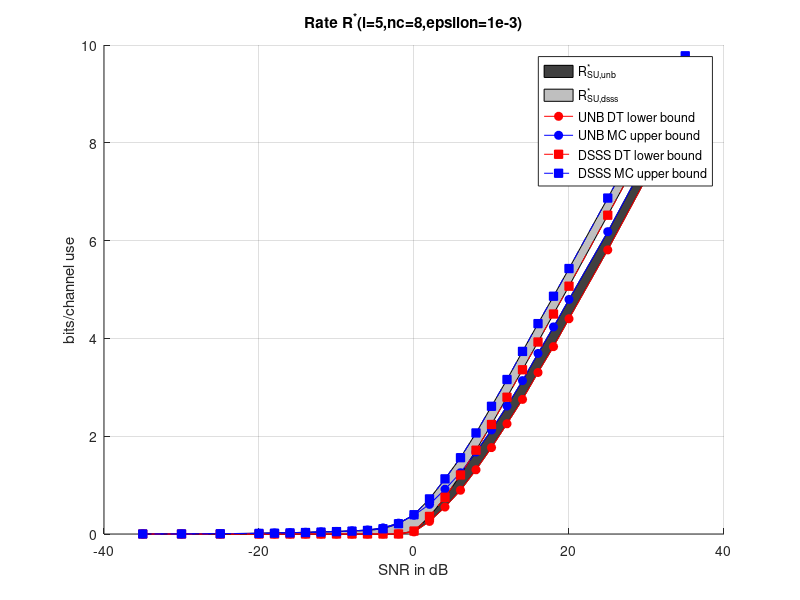

Reproduce this figure in MATLAB.
load('2017_5_4_18_42_MC_1e3.mat', 'snrdB_tab', 'Ralt1_unb', 'Ralt1_dsss','l','nc','epsilon');
load('DT_nSU.mat', 'R_DT_unb_nSU', 'R_DT_dsss_nSU');

R_dt_unb_plot = R_DT_unb_nSU;
R_dt_unb_plot(R_DT_unb_nSU == -1) = 0;
R_dt_dsss_plot = R_DT_dsss_nSU;
R_dt_dsss_plot(R_DT_dsss_nSU == -1) = 0;

snrdB_tab = reshape(snrdB_tab, 1, []);
R_dt_unb_plot = reshape(R_dt_unb_plot, 1, []);
R_dt_dsss_plot = reshape(R_dt_dsss_plot, 1, []);
Ralt1_unb = reshape(Ralt1_unb, 1, []);
Ralt1_dsss = reshape(Ralt1_dsss, 1, []);

figure;
hold on; grid on;

funb = fill([snrdB_tab fliplr(snrdB_tab)], [R_dt_unb_plot fliplr(Ralt1_unb)],[0.25 0.25 0.25]);
fdsss = fill([snrdB_tab fliplr(snrdB_tab)], [R_dt_dsss_plot fliplr(Ralt1_dsss)],[0.75 0.75 0.75]);

lunb_dt = plot(snrdB_tab,R_dt_unb_plot,'ro-', 'MarkerFaceColor', 'r');
lunb_mc = plot(snrdB_tab,Ralt1_unb,'bo-', 'MarkerFaceColor', 'b');
ldsss_dt = plot(snrdB_tab,R_dt_dsss_plot,'rs--', 'MarkerFaceColor', 'r');
ldsss_mc = plot(snrdB_tab,Ralt1_dsss,'bs--', 'MarkerFaceColor', 'b');

ylabel('bits/channel use');
xlabel('SNR in dB');
titre = sprintf('Rate R^*(l=%d,nc=%d,epsilon=1e%d)',l,nc,log10(epsilon));
title(titre);

legend('R^*_{SU,unb}', 'R^*_{SU,dsss}', 'UNB DT lower bound', 'UNB MC upper bound','DSSS DT lower bound', 'DSSS MC upper bound');